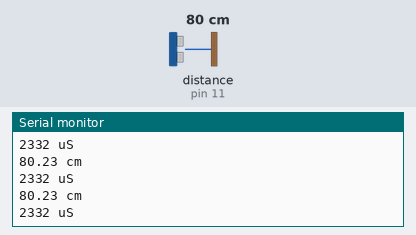
Recording of a sketch running on a simulated Arduino Uno, built with avr-gcc and run on an emulated ATmega328P. Parts: the last lines printed to the serial monitor. The test bench sets the inputs (shaded band); at power-on: distance to the obstacle (sensor on pin 11) 80 cm. The echo pulse lasts 58.3 µs per cm.

Above: at 1.3 s.
1.4 s: distance to the obstacle (sensor on pin 11) set to 2 cm
At 1.75 s:
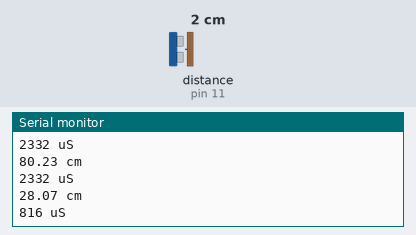
2.9 s: distance to the obstacle (sensor on pin 11) set to 120 cm
At 3.09 s:
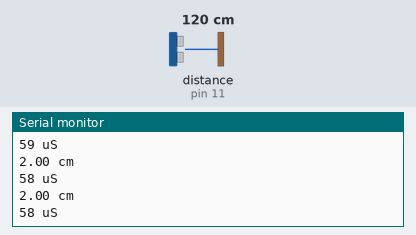
5.9 s: distance to the obstacle (sensor on pin 11) set to 18 cm
At 6.03 s:
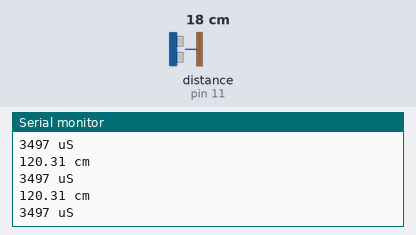
Timing chart, 0 to 8.9 s (numbered marks = the images above; inputs shaded):
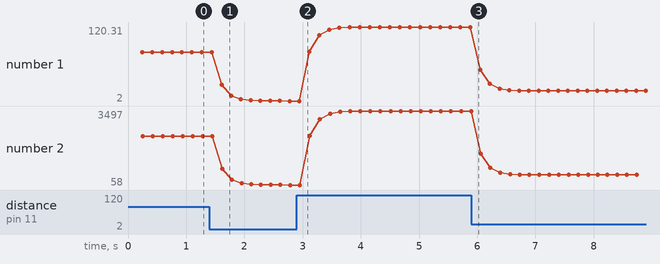

Measured:
- after the input at 1.4 s, the serial monitor: prints a new line after 0.21 s (image 1)
- plotted number 1: 80.23 → 2 after the input at 1.4 s, 2 → 120.31 after the input at 2.9 s, 120.31 → 18.03 after the input at 5.9 s
- plotted number 2: 2332 → 58 after the input at 1.4 s, 58 → 3497 after the input at 2.9 s, 3497 → 524 after the input at 5.9 s

The sketch:

SonarPing.ino
```cpp
#include <NewPing.h>
#include <Thread.h>
#include <ThreadController.h>

#define TRIGGER_PIN 12
#define ECHO_PIN 11
#define MAX_DISTANCE 450

NewPing sonar(TRIGGER_PIN, ECHO_PIN, MAX_DISTANCE);

ThreadController* derFuhrer = new ThreadController();
ThreadController* sensors = new ThreadController();
ThreadController* feedback = new ThreadController();

Thread* distanceThread = new Thread();
Thread* serialThread = new Thread();

int currentDistance = 0;

void setup()
{
  Serial.begin(9600);

  currentDistance = sonar.ping_median() / 2;

  distanceThread->setInterval(50);
  distanceThread->onRun(getPing);

  serialThread->setInterval(100);
  serialThread->onRun(writeSerial);

  sensors->add(distanceThread);
  feedback->add(serialThread);

  derFuhrer->add(sensors);
  derFuhrer->add(feedback);
}

void loop()
{
  derFuhrer->run();
}

void getPing()
{
  currentDistance = (currentDistance + sonar.ping_median()) / 3;
}

float C(float _temp)
{
  return 331.3f * sqrt(1 + (_temp / 273.15f));
}

void writeSerial()
{
    Serial.print(C(21.4f) * currentDistance / 10000);
    Serial.println(" cm");
    Serial.print(currentDistance);
    Serial.println(" uS");
    Serial.println();
}
```
